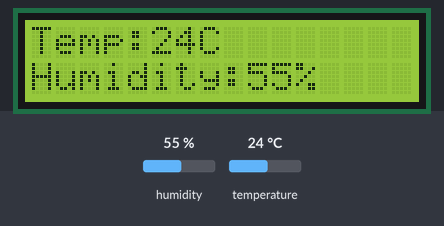
Simulated run of this sketch. Board: Arduino Uno, built with avr-gcc and run on an emulated ATmega328P. On the bench: 16×2 character LCD. The test bench sets the inputs (shaded band); at power-on: humidity 55 %, temperature 24 °C. What the sketch prints to the serial monitor is not drawn.

Above: at 1.2 s.
1.3 s: humidity set to 22 %
At 2.6 s:
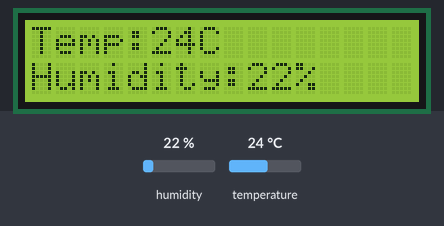
4.0 s: temperature set to 12 °C
At 4.8 s:
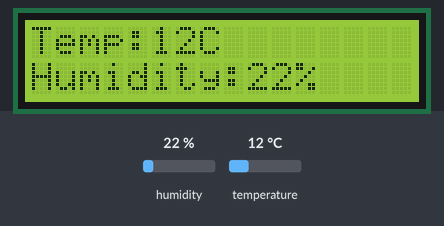
6.7 s: humidity set to 40 %
At 9.3 s:
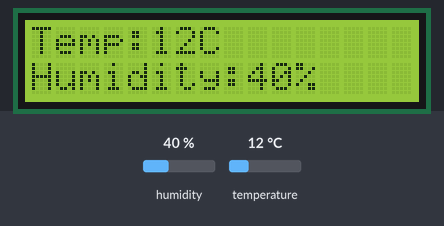
9.8 s: temperature set to 19 °C
At 11.6 s:
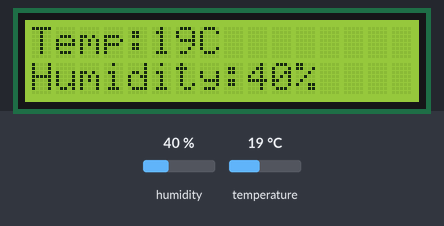
Timing chart, 0 to 13.1 s (numbered marks = the images above; inputs shaded):
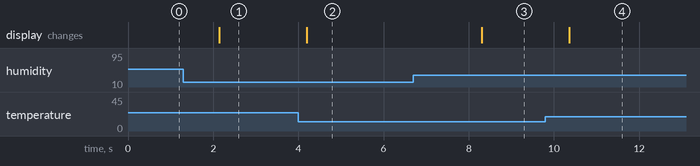

Measured:
- after the input at 1.3 s, the display: changes after 0.85 s (image 1)
- after the input at 4.0 s, the display: changes after 0.20 s (image 2)
- after the input at 6.7 s, the display: changes after 1.6 s (image 3)
- after the input at 9.8 s, the display: changes after 0.56 s (image 4)

The sketch:

DHT22_Temperature_Sensor_2.ino
```cpp
#include <DHT.h>;
//I2C LCD:
#include <LiquidCrystal_I2C.h>
#include <Wire.h>

LiquidCrystal_I2C lcd(0x27,16,2); // set the LCD address to 0x27 for a 16 chars and 2 line display,Pls check your lcd.

//Constants
#define DHTPIN 11     // what pin we're connected to
#define DHTTYPE DHT22   // DHT 22
DHT dht(DHTPIN, DHTTYPE); //// Initialize DHT sensor for normal 16mhz Arduino

//Variables
//int chk;
int h;  //Stores humidity value
int t; //Stores temperature value

void setup()
{
    Serial.begin(9600);
    Serial.println("Temperature and Humidity Sensor Test");
    dht.begin();
    lcd.begin();
}

void loop()
{
    //Read data and store it to variables h (humidity) and t (temperature)
    // Reading temperature or humidity takes about 250 milliseconds!
    h = dht.readHumidity();
    t = dht.readTemperature();

    //Print temp and humidity values to serial monitor
    Serial.print("Humidity: ");
    Serial.print(h);
    Serial.print(" %, Temp: ");
    Serial.print(t);
    Serial.println(" ° Celsius");

// set the cursor to (0,0):
// print from 0 to 9:

  lcd.clear();
  lcd.setCursor(0, 0);
  lcd.print("Temp:");
  lcd.print(t);
  lcd.print("C");
  lcd.setCursor(0, 1);
  lcd.print("Humidity:");
  lcd.print(h);
  lcd.print("%");

  delay(1000); //Delay 1 sec.
}
```
